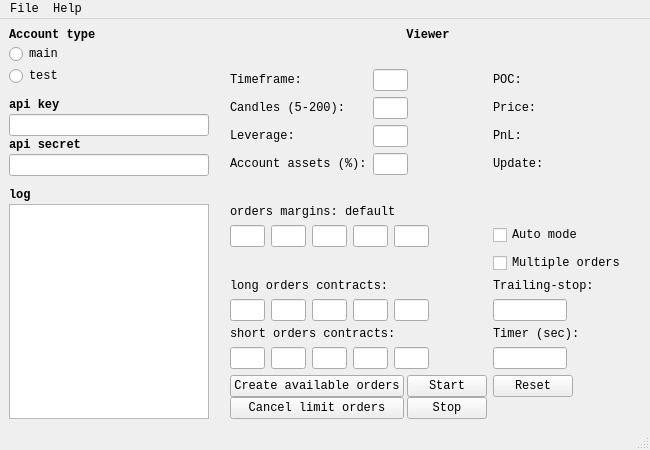
<?xml version="1.0" encoding="UTF-8"?>
<ui version="4.0">
 <class>MainWindow</class>
 <widget class="QMainWindow" name="MainWindow">
  <property name="geometry">
   <rect>
    <x>0</x>
    <y>0</y>
    <width>650</width>
    <height>450</height>
   </rect>
  </property>
  <property name="sizePolicy">
   <sizepolicy hsizetype="Fixed" vsizetype="Fixed">
    <horstretch>0</horstretch>
    <verstretch>0</verstretch>
   </sizepolicy>
  </property>
  <property name="maximumSize">
   <size>
    <width>650</width>
    <height>450</height>
   </size>
  </property>
  <property name="font">
   <font>
    <family>Consolas</family>
    <pointsize>9</pointsize>
   </font>
  </property>
  <property name="windowTitle">
   <string>BITROBOT</string>
  </property>
  <property name="windowIcon">
   <iconset>
    <normaloff>BITROBOT.png</normaloff>BITROBOT.png</iconset>
  </property>
  <widget class="QWidget" name="centralwidget">
   <property name="sizePolicy">
    <sizepolicy hsizetype="Fixed" vsizetype="Fixed">
     <horstretch>0</horstretch>
     <verstretch>0</verstretch>
    </sizepolicy>
   </property>
   <layout class="QGridLayout" name="gridLayout_2">
    <item row="0" column="1">
     <layout class="QVBoxLayout" name="mainV2">
      <property name="spacing">
       <number>1</number>
      </property>
      <item>
       <widget class="QLabel" name="label_16">
        <property name="font">
         <font>
          <weight>75</weight>
          <bold>true</bold>
         </font>
        </property>
        <property name="text">
         <string>Viewer</string>
        </property>
        <property name="alignment">
         <set>Qt::AlignCenter</set>
        </property>
       </widget>
      </item>
      <item>
       <widget class="QWidget" name="plotwidget" native="true">
        <property name="sizePolicy">
         <sizepolicy hsizetype="Fixed" vsizetype="Fixed">
          <horstretch>0</horstretch>
          <verstretch>0</verstretch>
         </sizepolicy>
        </property>
       </widget>
      </item>
      <item>
       <layout class="QFormLayout" name="formLayout_2">
        <property name="fieldGrowthPolicy">
         <enum>QFormLayout::FieldsStayAtSizeHint</enum>
        </property>
        <property name="horizontalSpacing">
         <number>6</number>
        </property>
        <property name="verticalSpacing">
         <number>6</number>
        </property>
        <property name="leftMargin">
         <number>15</number>
        </property>
        <property name="rightMargin">
         <number>15</number>
        </property>
        <item row="0" column="1">
         <spacer name="verticalSpacer_4">
          <property name="orientation">
           <enum>Qt::Vertical</enum>
          </property>
          <property name="sizeHint" stdset="0">
           <size>
            <width>20</width>
            <height>13</height>
           </size>
          </property>
         </spacer>
        </item>
        <item row="1" column="0">
         <layout class="QFormLayout" name="formLayout">
          <item row="1" column="0">
           <widget class="QLabel" name="label_4">
            <property name="sizePolicy">
             <sizepolicy hsizetype="Fixed" vsizetype="Preferred">
              <horstretch>0</horstretch>
              <verstretch>0</verstretch>
             </sizepolicy>
            </property>
            <property name="text">
             <string>Timeframe:      </string>
            </property>
           </widget>
          </item>
          <item row="1" column="1">
           <widget class="QLineEdit" name="lineEdit_3">
            <property name="sizePolicy">
             <sizepolicy hsizetype="Fixed" vsizetype="Fixed">
              <horstretch>0</horstretch>
              <verstretch>0</verstretch>
             </sizepolicy>
            </property>
            <property name="maximumSize">
             <size>
              <width>35</width>
              <height>16777215</height>
             </size>
            </property>
           </widget>
          </item>
          <item row="2" column="0">
           <widget class="QLabel" name="label_5">
            <property name="sizePolicy">
             <sizepolicy hsizetype="Fixed" vsizetype="Preferred">
              <horstretch>0</horstretch>
              <verstretch>0</verstretch>
             </sizepolicy>
            </property>
            <property name="text">
             <string>Candles (5-200):</string>
            </property>
           </widget>
          </item>
          <item row="2" column="1">
           <widget class="QLineEdit" name="lineEdit_4">
            <property name="sizePolicy">
             <sizepolicy hsizetype="Fixed" vsizetype="Fixed">
              <horstretch>0</horstretch>
              <verstretch>0</verstretch>
             </sizepolicy>
            </property>
            <property name="maximumSize">
             <size>
              <width>35</width>
              <height>16777215</height>
             </size>
            </property>
           </widget>
          </item>
          <item row="3" column="0">
           <widget class="QLabel" name="label_6">
            <property name="sizePolicy">
             <sizepolicy hsizetype="Fixed" vsizetype="Preferred">
              <horstretch>0</horstretch>
              <verstretch>0</verstretch>
             </sizepolicy>
            </property>
            <property name="text">
             <string>Leverage: </string>
            </property>
           </widget>
          </item>
          <item row="3" column="1">
           <widget class="QLineEdit" name="lineEdit_5">
            <property name="sizePolicy">
             <sizepolicy hsizetype="Fixed" vsizetype="Fixed">
              <horstretch>0</horstretch>
              <verstretch>0</verstretch>
             </sizepolicy>
            </property>
            <property name="maximumSize">
             <size>
              <width>35</width>
              <height>16777215</height>
             </size>
            </property>
           </widget>
          </item>
          <item row="4" column="0">
           <widget class="QLabel" name="label_18">
            <property name="sizePolicy">
             <sizepolicy hsizetype="Fixed" vsizetype="Preferred">
              <horstretch>0</horstretch>
              <verstretch>0</verstretch>
             </sizepolicy>
            </property>
            <property name="text">
             <string>Account assets (%):</string>
            </property>
           </widget>
          </item>
          <item row="4" column="1">
           <widget class="QLineEdit" name="lineEdit_6">
            <property name="sizePolicy">
             <sizepolicy hsizetype="Fixed" vsizetype="Fixed">
              <horstretch>0</horstretch>
              <verstretch>0</verstretch>
             </sizepolicy>
            </property>
            <property name="maximumSize">
             <size>
              <width>35</width>
              <height>16777215</height>
             </size>
            </property>
           </widget>
          </item>
         </layout>
        </item>
        <item row="1" column="1">
         <layout class="QVBoxLayout" name="verticalLayout_6">
          <item>
           <layout class="QHBoxLayout" name="horizontalLayout_4">
            <item>
             <widget class="QLabel" name="label_14">
              <property name="text">
               <string>POC:</string>
              </property>
              <property name="alignment">
               <set>Qt::AlignJustify|Qt::AlignVCenter</set>
              </property>
             </widget>
            </item>
            <item>
             <widget class="QLabel" name="label_10">
              <property name="text">
               <string/>
              </property>
              <property name="alignment">
               <set>Qt::AlignJustify|Qt::AlignVCenter</set>
              </property>
             </widget>
            </item>
           </layout>
          </item>
          <item>
           <layout class="QHBoxLayout" name="horizontalLayout_5">
            <item>
             <widget class="QLabel" name="label_13">
              <property name="text">
               <string>Price:</string>
              </property>
              <property name="alignment">
               <set>Qt::AlignJustify|Qt::AlignVCenter</set>
              </property>
             </widget>
            </item>
            <item>
             <widget class="QLabel" name="label_12">
              <property name="text">
               <string/>
              </property>
              <property name="alignment">
               <set>Qt::AlignJustify|Qt::AlignVCenter</set>
              </property>
             </widget>
            </item>
           </layout>
          </item>
          <item>
           <layout class="QHBoxLayout" name="horizontalLayout_6">
            <item>
             <widget class="QLabel" name="label_11">
              <property name="text">
               <string>PnL:</string>
              </property>
              <property name="alignment">
               <set>Qt::AlignJustify|Qt::AlignVCenter</set>
              </property>
             </widget>
            </item>
            <item>
             <widget class="QLabel" name="label_15">
              <property name="text">
               <string/>
              </property>
              <property name="alignment">
               <set>Qt::AlignJustify|Qt::AlignVCenter</set>
              </property>
             </widget>
            </item>
           </layout>
          </item>
          <item>
           <layout class="QHBoxLayout" name="horizontalLayout_8">
            <item>
             <widget class="QLabel" name="label_21">
              <property name="text">
               <string>Update:</string>
              </property>
             </widget>
            </item>
            <item>
             <widget class="QLabel" name="label_22">
              <property name="text">
               <string/>
              </property>
             </widget>
            </item>
           </layout>
          </item>
         </layout>
        </item>
        <item row="2" column="0">
         <spacer name="verticalSpacer_2">
          <property name="orientation">
           <enum>Qt::Vertical</enum>
          </property>
          <property name="sizeHint" stdset="0">
           <size>
            <width>20</width>
            <height>13</height>
           </size>
          </property>
         </spacer>
        </item>
        <item row="3" column="0">
         <widget class="QLabel" name="label_7">
          <property name="sizePolicy">
           <sizepolicy hsizetype="Fixed" vsizetype="Preferred">
            <horstretch>0</horstretch>
            <verstretch>0</verstretch>
           </sizepolicy>
          </property>
          <property name="text">
           <string>orders margins: default</string>
          </property>
         </widget>
        </item>
        <item row="4" column="0">
         <layout class="QHBoxLayout" name="horizontalLayout">
          <item>
           <widget class="QLineEdit" name="w1">
            <property name="sizePolicy">
             <sizepolicy hsizetype="Maximum" vsizetype="Fixed">
              <horstretch>0</horstretch>
              <verstretch>0</verstretch>
             </sizepolicy>
            </property>
            <property name="maximumSize">
             <size>
              <width>35</width>
              <height>16777215</height>
             </size>
            </property>
           </widget>
          </item>
          <item>
           <widget class="QLineEdit" name="w2">
            <property name="sizePolicy">
             <sizepolicy hsizetype="Fixed" vsizetype="Fixed">
              <horstretch>0</horstretch>
              <verstretch>0</verstretch>
             </sizepolicy>
            </property>
            <property name="maximumSize">
             <size>
              <width>35</width>
              <height>16777215</height>
             </size>
            </property>
            <property name="clearButtonEnabled">
             <bool>false</bool>
            </property>
           </widget>
          </item>
          <item>
           <widget class="QLineEdit" name="w3">
            <property name="sizePolicy">
             <sizepolicy hsizetype="Fixed" vsizetype="Fixed">
              <horstretch>0</horstretch>
              <verstretch>0</verstretch>
             </sizepolicy>
            </property>
            <property name="maximumSize">
             <size>
              <width>35</width>
              <height>16777215</height>
             </size>
            </property>
           </widget>
          </item>
          <item>
           <widget class="QLineEdit" name="w4">
            <property name="sizePolicy">
             <sizepolicy hsizetype="Fixed" vsizetype="Fixed">
              <horstretch>0</horstretch>
              <verstretch>0</verstretch>
             </sizepolicy>
            </property>
            <property name="maximumSize">
             <size>
              <width>35</width>
              <height>16777215</height>
             </size>
            </property>
           </widget>
          </item>
          <item>
           <widget class="QLineEdit" name="w5">
            <property name="sizePolicy">
             <sizepolicy hsizetype="Fixed" vsizetype="Fixed">
              <horstretch>0</horstretch>
              <verstretch>0</verstretch>
             </sizepolicy>
            </property>
            <property name="maximumSize">
             <size>
              <width>35</width>
              <height>16777215</height>
             </size>
            </property>
           </widget>
          </item>
         </layout>
        </item>
        <item row="4" column="1">
         <widget class="QCheckBox" name="checkAuto">
          <property name="text">
           <string>Auto mode</string>
          </property>
         </widget>
        </item>
        <item row="6" column="0">
         <widget class="QLabel" name="label_8">
          <property name="sizePolicy">
           <sizepolicy hsizetype="Fixed" vsizetype="Preferred">
            <horstretch>0</horstretch>
            <verstretch>0</verstretch>
           </sizepolicy>
          </property>
          <property name="text">
           <string>long orders contracts: </string>
          </property>
         </widget>
        </item>
        <item row="6" column="1">
         <widget class="QLabel" name="label_19">
          <property name="text">
           <string>Trailing-stop:</string>
          </property>
         </widget>
        </item>
        <item row="7" column="0">
         <layout class="QHBoxLayout" name="horizontalLayout_3" stretch="0,0,0,0,0">
          <property name="spacing">
           <number>6</number>
          </property>
          <property name="sizeConstraint">
           <enum>QLayout::SetMaximumSize</enum>
          </property>
          <item>
           <widget class="QLineEdit" name="w1_2">
            <property name="sizePolicy">
             <sizepolicy hsizetype="Maximum" vsizetype="Fixed">
              <horstretch>0</horstretch>
              <verstretch>0</verstretch>
             </sizepolicy>
            </property>
            <property name="maximumSize">
             <size>
              <width>35</width>
              <height>16777215</height>
             </size>
            </property>
            <property name="clearButtonEnabled">
             <bool>false</bool>
            </property>
           </widget>
          </item>
          <item>
           <widget class="QLineEdit" name="w2_2">
            <property name="sizePolicy">
             <sizepolicy hsizetype="Maximum" vsizetype="Fixed">
              <horstretch>0</horstretch>
              <verstretch>0</verstretch>
             </sizepolicy>
            </property>
            <property name="maximumSize">
             <size>
              <width>35</width>
              <height>16777215</height>
             </size>
            </property>
           </widget>
          </item>
          <item>
           <widget class="QLineEdit" name="w3_2">
            <property name="sizePolicy">
             <sizepolicy hsizetype="Maximum" vsizetype="Fixed">
              <horstretch>0</horstretch>
              <verstretch>0</verstretch>
             </sizepolicy>
            </property>
            <property name="maximumSize">
             <size>
              <width>35</width>
              <height>16777215</height>
             </size>
            </property>
           </widget>
          </item>
          <item>
           <widget class="QLineEdit" name="w4_2">
            <property name="sizePolicy">
             <sizepolicy hsizetype="Maximum" vsizetype="Fixed">
              <horstretch>0</horstretch>
              <verstretch>0</verstretch>
             </sizepolicy>
            </property>
            <property name="maximumSize">
             <size>
              <width>35</width>
              <height>16777215</height>
             </size>
            </property>
           </widget>
          </item>
          <item>
           <widget class="QLineEdit" name="w5_2">
            <property name="sizePolicy">
             <sizepolicy hsizetype="Maximum" vsizetype="Fixed">
              <horstretch>0</horstretch>
              <verstretch>0</verstretch>
             </sizepolicy>
            </property>
            <property name="maximumSize">
             <size>
              <width>35</width>
              <height>16777215</height>
             </size>
            </property>
           </widget>
          </item>
         </layout>
        </item>
        <item row="8" column="0">
         <widget class="QLabel" name="label_17">
          <property name="sizePolicy">
           <sizepolicy hsizetype="Fixed" vsizetype="Preferred">
            <horstretch>0</horstretch>
            <verstretch>0</verstretch>
           </sizepolicy>
          </property>
          <property name="text">
           <string>short orders contracts: </string>
          </property>
         </widget>
        </item>
        <item row="9" column="0">
         <layout class="QHBoxLayout" name="horizontalLayout_7" stretch="0,0,0,0,0">
          <property name="spacing">
           <number>6</number>
          </property>
          <property name="sizeConstraint">
           <enum>QLayout::SetMaximumSize</enum>
          </property>
          <item>
           <widget class="QLineEdit" name="w1_3">
            <property name="sizePolicy">
             <sizepolicy hsizetype="Maximum" vsizetype="Fixed">
              <horstretch>0</horstretch>
              <verstretch>0</verstretch>
             </sizepolicy>
            </property>
            <property name="maximumSize">
             <size>
              <width>35</width>
              <height>16777215</height>
             </size>
            </property>
            <property name="clearButtonEnabled">
             <bool>false</bool>
            </property>
           </widget>
          </item>
          <item>
           <widget class="QLineEdit" name="w2_3">
            <property name="sizePolicy">
             <sizepolicy hsizetype="Maximum" vsizetype="Fixed">
              <horstretch>0</horstretch>
              <verstretch>0</verstretch>
             </sizepolicy>
            </property>
            <property name="maximumSize">
             <size>
              <width>35</width>
              <height>16777215</height>
             </size>
            </property>
           </widget>
          </item>
          <item>
           <widget class="QLineEdit" name="w3_3">
            <property name="sizePolicy">
             <sizepolicy hsizetype="Maximum" vsizetype="Fixed">
              <horstretch>0</horstretch>
              <verstretch>0</verstretch>
             </sizepolicy>
            </property>
            <property name="maximumSize">
             <size>
              <width>35</width>
              <height>16777215</height>
             </size>
            </property>
           </widget>
          </item>
          <item>
           <widget class="QLineEdit" name="w4_3">
            <property name="sizePolicy">
             <sizepolicy hsizetype="Maximum" vsizetype="Fixed">
              <horstretch>0</horstretch>
              <verstretch>0</verstretch>
             </sizepolicy>
            </property>
            <property name="maximumSize">
             <size>
              <width>35</width>
              <height>16777215</height>
             </size>
            </property>
           </widget>
          </item>
          <item>
           <widget class="QLineEdit" name="w5_3">
            <property name="sizePolicy">
             <sizepolicy hsizetype="Maximum" vsizetype="Fixed">
              <horstretch>0</horstretch>
              <verstretch>0</verstretch>
             </sizepolicy>
            </property>
            <property name="maximumSize">
             <size>
              <width>35</width>
              <height>16777215</height>
             </size>
            </property>
           </widget>
          </item>
         </layout>
        </item>
        <item row="10" column="0">
         <layout class="QGridLayout" name="gridLayout" columnminimumwidth="10,0">
          <property name="horizontalSpacing">
           <number>3</number>
          </property>
          <property name="verticalSpacing">
           <number>0</number>
          </property>
          <item row="0" column="1">
           <layout class="QVBoxLayout" name="verticalLayout">
            <property name="spacing">
             <number>0</number>
            </property>
            <item>
             <widget class="QPushButton" name="startButton">
              <property name="sizePolicy">
               <sizepolicy hsizetype="Fixed" vsizetype="Fixed">
                <horstretch>0</horstretch>
                <verstretch>0</verstretch>
               </sizepolicy>
              </property>
              <property name="text">
               <string>Start</string>
              </property>
             </widget>
            </item>
            <item>
             <widget class="QPushButton" name="stopButton">
              <property name="sizePolicy">
               <sizepolicy hsizetype="Fixed" vsizetype="Fixed">
                <horstretch>0</horstretch>
                <verstretch>0</verstretch>
               </sizepolicy>
              </property>
              <property name="text">
               <string>Stop</string>
              </property>
             </widget>
            </item>
           </layout>
          </item>
          <item row="0" column="0">
           <layout class="QVBoxLayout" name="verticalLayout_2">
            <property name="spacing">
             <number>0</number>
            </property>
            <property name="sizeConstraint">
             <enum>QLayout::SetNoConstraint</enum>
            </property>
            <item>
             <widget class="QPushButton" name="createButton">
              <property name="sizePolicy">
               <sizepolicy hsizetype="Fixed" vsizetype="Fixed">
                <horstretch>0</horstretch>
                <verstretch>0</verstretch>
               </sizepolicy>
              </property>
              <property name="layoutDirection">
               <enum>Qt::LeftToRight</enum>
              </property>
              <property name="text">
               <string>Create available orders</string>
              </property>
             </widget>
            </item>
            <item>
             <widget class="QPushButton" name="cancelButton">
              <property name="sizePolicy">
               <sizepolicy hsizetype="Fixed" vsizetype="Fixed">
                <horstretch>0</horstretch>
                <verstretch>0</verstretch>
               </sizepolicy>
              </property>
              <property name="text">
               <string>  Cancel limit orders  </string>
              </property>
             </widget>
            </item>
           </layout>
          </item>
         </layout>
        </item>
        <item row="10" column="1">
         <widget class="QPushButton" name="resetButton">
          <property name="text">
           <string>Reset</string>
          </property>
         </widget>
        </item>
        <item row="7" column="1">
         <widget class="QLineEdit" name="trailing_stop">
          <property name="maximumSize">
           <size>
            <width>74</width>
            <height>16777215</height>
           </size>
          </property>
          <property name="baseSize">
           <size>
            <width>50</width>
            <height>0</height>
           </size>
          </property>
         </widget>
        </item>
        <item row="8" column="1">
         <widget class="QLabel" name="label_20">
          <property name="text">
           <string>Timer (sec):</string>
          </property>
         </widget>
        </item>
        <item row="9" column="1">
         <widget class="QLineEdit" name="timer">
          <property name="maximumSize">
           <size>
            <width>74</width>
            <height>16777215</height>
           </size>
          </property>
         </widget>
        </item>
        <item row="5" column="1">
         <widget class="QCheckBox" name="multorders">
          <property name="text">
           <string>Multiple orders</string>
          </property>
         </widget>
        </item>
       </layout>
      </item>
     </layout>
    </item>
    <item row="0" column="0">
     <layout class="QGridLayout" name="gridLayout_3">
      <property name="sizeConstraint">
       <enum>QLayout::SetFixedSize</enum>
      </property>
      <property name="horizontalSpacing">
       <number>0</number>
      </property>
      <property name="verticalSpacing">
       <number>2</number>
      </property>
      <item row="0" column="0">
       <widget class="QLabel" name="label">
        <property name="font">
         <font>
          <weight>75</weight>
          <bold>true</bold>
         </font>
        </property>
        <property name="text">
         <string>Account type</string>
        </property>
       </widget>
      </item>
      <item row="6" column="0">
       <widget class="QLineEdit" name="api_key">
        <property name="maximumSize">
         <size>
          <width>200</width>
          <height>16777215</height>
         </size>
        </property>
       </widget>
      </item>
      <item row="7" column="0">
       <widget class="QLabel" name="label_3">
        <property name="font">
         <font>
          <weight>75</weight>
          <bold>true</bold>
         </font>
        </property>
        <property name="text">
         <string>api secret</string>
        </property>
       </widget>
      </item>
      <item row="8" column="0">
       <widget class="QLineEdit" name="api_secret">
        <property name="maximumSize">
         <size>
          <width>200</width>
          <height>16777215</height>
         </size>
        </property>
       </widget>
      </item>
      <item row="5" column="0">
       <widget class="QLabel" name="label_2">
        <property name="font">
         <font>
          <weight>75</weight>
          <bold>true</bold>
         </font>
        </property>
        <property name="text">
         <string>api key</string>
        </property>
       </widget>
      </item>
      <item row="10" column="0">
       <widget class="QLabel" name="label_9">
        <property name="font">
         <font>
          <weight>75</weight>
          <bold>true</bold>
         </font>
        </property>
        <property name="text">
         <string>log</string>
        </property>
       </widget>
      </item>
      <item row="1" column="0">
       <widget class="QRadioButton" name="main_rb">
        <property name="text">
         <string>main</string>
        </property>
       </widget>
      </item>
      <item row="2" column="0">
       <widget class="QRadioButton" name="test_rb">
        <property name="text">
         <string>test</string>
        </property>
       </widget>
      </item>
      <item row="11" column="0">
       <widget class="QTextBrowser" name="textBrowser">
        <property name="sizePolicy">
         <sizepolicy hsizetype="Preferred" vsizetype="MinimumExpanding">
          <horstretch>0</horstretch>
          <verstretch>0</verstretch>
         </sizepolicy>
        </property>
        <property name="maximumSize">
         <size>
          <width>200</width>
          <height>16777215</height>
         </size>
        </property>
        <property name="sizeAdjustPolicy">
         <enum>QAbstractScrollArea::AdjustIgnored</enum>
        </property>
       </widget>
      </item>
      <item row="4" column="0">
       <spacer name="verticalSpacer">
        <property name="orientation">
         <enum>Qt::Vertical</enum>
        </property>
        <property name="sizeType">
         <enum>QSizePolicy::Fixed</enum>
        </property>
        <property name="sizeHint" stdset="0">
         <size>
          <width>20</width>
          <height>10</height>
         </size>
        </property>
       </spacer>
      </item>
      <item row="9" column="0">
       <spacer name="verticalSpacer_3">
        <property name="orientation">
         <enum>Qt::Vertical</enum>
        </property>
        <property name="sizeType">
         <enum>QSizePolicy::Fixed</enum>
        </property>
        <property name="sizeHint" stdset="0">
         <size>
          <width>20</width>
          <height>10</height>
         </size>
        </property>
       </spacer>
      </item>
     </layout>
    </item>
   </layout>
  </widget>
  <widget class="QMenuBar" name="menubar">
   <property name="geometry">
    <rect>
     <x>0</x>
     <y>0</y>
     <width>650</width>
     <height>20</height>
    </rect>
   </property>
   <property name="font">
    <font>
     <family>Consolas</family>
    </font>
   </property>
   <widget class="QMenu" name="menuFile">
    <property name="title">
     <string>File</string>
    </property>
    <addaction name="actionExit"/>
   </widget>
   <widget class="QMenu" name="menuAbout">
    <property name="title">
     <string>Help</string>
    </property>
    <addaction name="actionAbout"/>
   </widget>
   <addaction name="menuFile"/>
   <addaction name="menuAbout"/>
  </widget>
  <widget class="QStatusBar" name="statusbar"/>
  <action name="actionAbout">
   <property name="checkable">
    <bool>true</bool>
   </property>
   <property name="text">
    <string>About</string>
   </property>
  </action>
  <action name="actionExit">
   <property name="checkable">
    <bool>true</bool>
   </property>
   <property name="text">
    <string>Exit</string>
   </property>
  </action>
 </widget>
 <resources/>
 <connections/>
</ui>
